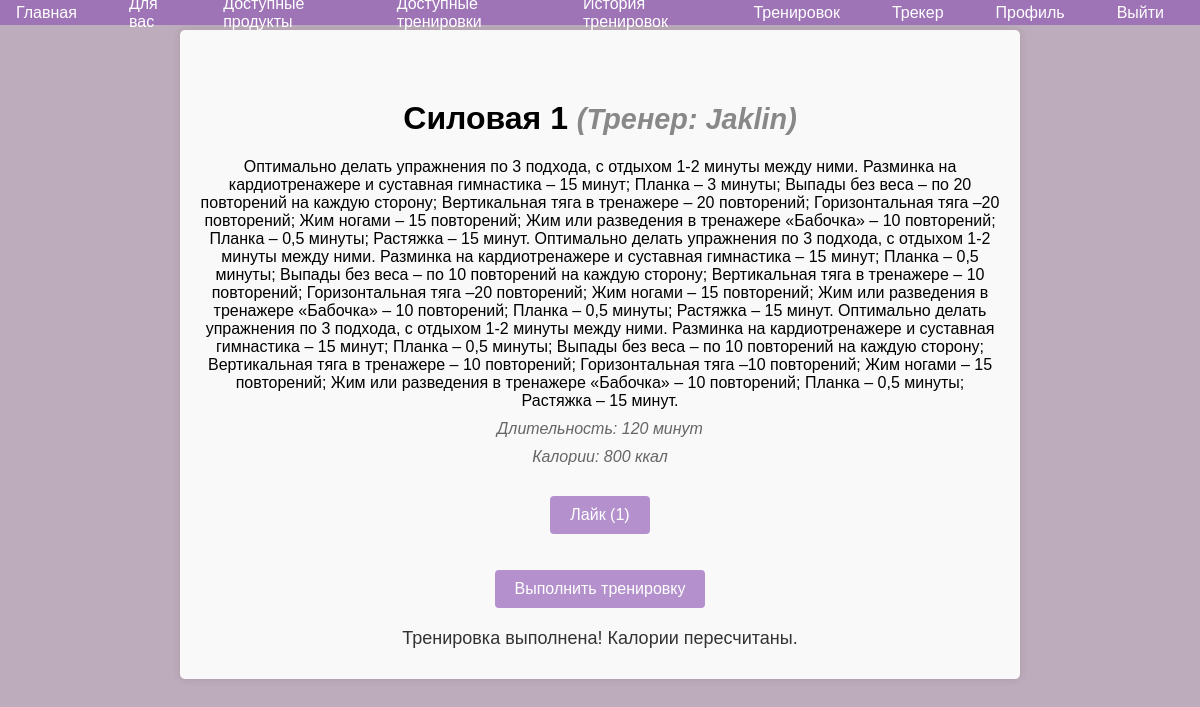
The page /training_details.php?id=3 (signed in) on the database as committed earlier.
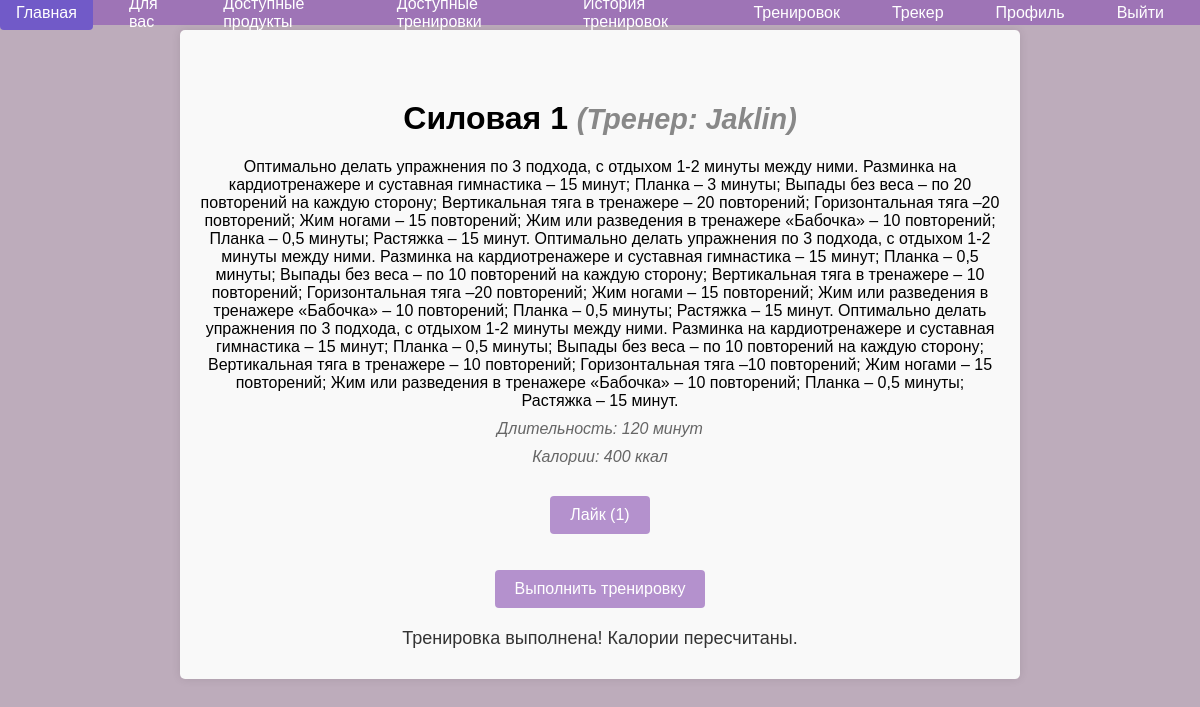
The same page on the database as committed later.
### tables this page shows
CREATE TABLE `training_programs` (
  `id` int(11) NOT NULL AUTO_INCREMENT,
  `name` varchar(255) DEFAULT NULL,
  `description` text DEFAULT NULL,
  `duration` int(11) DEFAULT NULL,
  `calories_burned` int(11) DEFAULT NULL,
  `training_name` varchar(255) DEFAULT NULL,
  `training_type_id` int(11) DEFAULT NULL,
  `created_by` int(11) DEFAULT NULL,
  `created_at` timestamp NOT NULL DEFAULT current_timestamp(),
  `status` enum('pending','approved','rejected') DEFAULT 'pending',
  PRIMARY KEY (`id`),
  KEY `training_type_id` (`training_type_id`),
  KEY `created_by` (`created_by`),
  CONSTRAINT `training_programs_ibfk_1` FOREIGN KEY (`training_type_id`) REFERENCES `training_types` (`id`) ON DELETE SET NULL,
  CONSTRAINT `training_programs_ibfk_2` FOREIGN KEY (`created_by`) REFERENCES `users` (`id`) ON DELETE CASCADE
);

CREATE TABLE `users` (
  `id` int(11) NOT NULL AUTO_INCREMENT,
  `username` varchar(255) DEFAULT NULL,
  `email` varchar(255) DEFAULT NULL,
  `password_hash` varchar(255) DEFAULT NULL,
  `age` int(11) DEFAULT NULL,
  `weight` float DEFAULT NULL,
  `height` float DEFAULT NULL,
  `gender` enum('male','female') DEFAULT NULL,
  `activity_level` enum('sedentary','light','moderate','active','very_active') DEFAULT NULL,
  `daily_calories` decimal(10,2) DEFAULT NULL,
  `created_at` timestamp NOT NULL DEFAULT current_timestamp(),
  `role_id` int(11) DEFAULT NULL,
  PRIMARY KEY (`id`),
  UNIQUE KEY `email` (`email`),
  KEY `role_id` (`role_id`),
  CONSTRAINT `users_ibfk_1` FOREIGN KEY (`role_id`) REFERENCES `roles` (`id`)
);

### training_details.php (the view, shortened to what this page needs)
<?php
include 'navbar.php';
$training_id = $_GET['id'];
$user_id = $_SESSION['user_id'];
$stmt = $conn->prepare("SELECT role_id FROM users WHERE id = ?");
$stmt->bind_param("i", $user_id);
$stmt->execute();
$user_info = $stmt->get_result()->fetch_assoc();
$user_role = $user_info['role_id'];
$stmt = $conn->prepare("
    SELECT
        t.id,
        t.name,
        t.description,
        t.duration,
        t.calories_burned,
        u.username AS trainer_name,
        t.created_by,
        COUNT(tl.id) AS like_count
    FROM training_programs t
    JOIN users u ON t.created_by = u.id
    LEFT JOIN training_likes tl ON t.id = tl.training_id
    WHERE t.id = ?
    GROUP BY t.id
");
$stmt->bind_param("i", $training_id);
$stmt->execute();
$program = $stmt->get_result()->fetch_assoc();
$is_trainer = $program['created_by'] == $user_id || $user_role == 2;
    $training_completed = true;
?>
<!DOCTYPE html>
<html lang="ru">
<head>
</head>
<body>
<div class="container">
    <h1><?php echo htmlspecialchars($program['name']); ?> <span class="trainer-info">(Тренер: <?php echo htmlspecialchars($program['trainer_name']); ?>)</span></h1>
    <p><?php echo htmlspecialchars($program['description']); ?></p>
    <p class="duration">Длительность: <?php echo htmlspecialchars($program['duration']); ?> минут</p>
    <p class="calories">Калории: <?php echo htmlspecialchars($program['calories_burned']); ?> ккал</p>
    <?php if (!$is_trainer): ?>
        <form method="POST" action="like_training.php">
            <button type="submit" class="btn">
                Лайк (<?php echo isset($program['like_count']) ? htmlspecialchars($program['like_count']) : 0; ?>)
            </button>
        </form>
    <?php endif; ?>
    <form method="POST" action="">
        <?php if ($is_trainer): ?>
            <button type="button" onclick="window.location.href='edit_training.php?id=<?php echo $training_id; ?>'">Редактировать тренировку</button>
        <?php else: ?>
            <button type="submit" name="complete_training">Выполнить тренировку</button>
        <?php endif; ?>
    </form>
    <?php if (isset($training_completed) && $training_completed): ?>
        <p class="message">Тренировка выполнена! Калории пересчитаны.</p>
    <?php endif; ?>
</div>
</body>
</html>

Rows that differ between the two databases and show on the page:
changed training_programs "Силовая 1": calories_burned "800" → "400"
